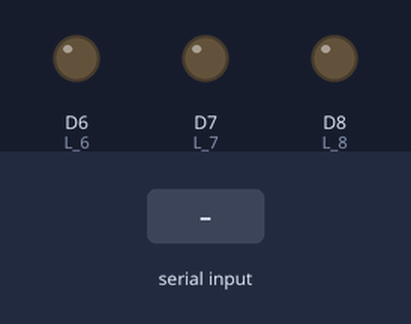
A sketch run on a simulated ESP8266 (NodeMCU). On the bench: output pins drawn as LEDs (lit = HIGH). The test bench sets the inputs (shaded band).

Above: at 1.2 s.
1.3 s: "90,45\n" received over Serial
At 2.1 s:
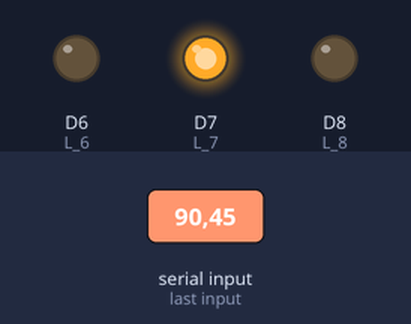
At 3.1 s:
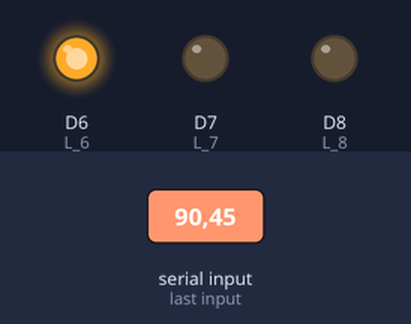
Timing chart, 0 to 4.6 s (numbered marks = the images above; inputs shaded):
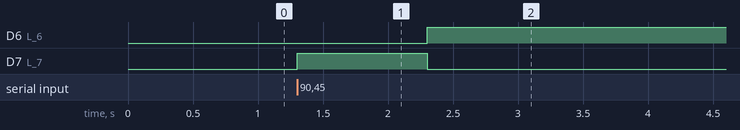

The sketch:

signo.ino
```cpp
#define L_6 D6 // d6 pin numero 6 del NODEMCU
#define L_7 D7
#define L_8 D8

void setup() {
  pinMode(L_6, OUTPUT);// OUTPUT para que encienda el led
  pinMode(L_7, OUTPUT);
  pinMode(L_8, OUTPUT);

  Serial.begin(9600);// Por defecto 9600 necesario
}

void loop() {
	if(Serial.available()){
		int num;// Definiendo caroables necesarias
	 	num = Serial.parseInt();  // Guardando valor en variable_dato_ingresado_por_teclado
		digitalWrite(L_6, LOW);// Apaga el led
		digitalWrite(L_7, LOW);
    		digitalWrite(L_8, LOW);

		if(num == 0){
			digitalWrite(L_6, HIGH);// Enciende el led
		}
		else if(num > 0){
      			digitalWrite(L_7, HIGH);
		}
    		else{
      			digitalWrite(L_8, HIGH);
    		}
	}

}
```

Measured:
- after the input at 1.3 s, D6 (L_6): LOW → HIGH after 1.0 s; D7 (L_7): LOW → HIGH at once, → LOW 1.0 s later
